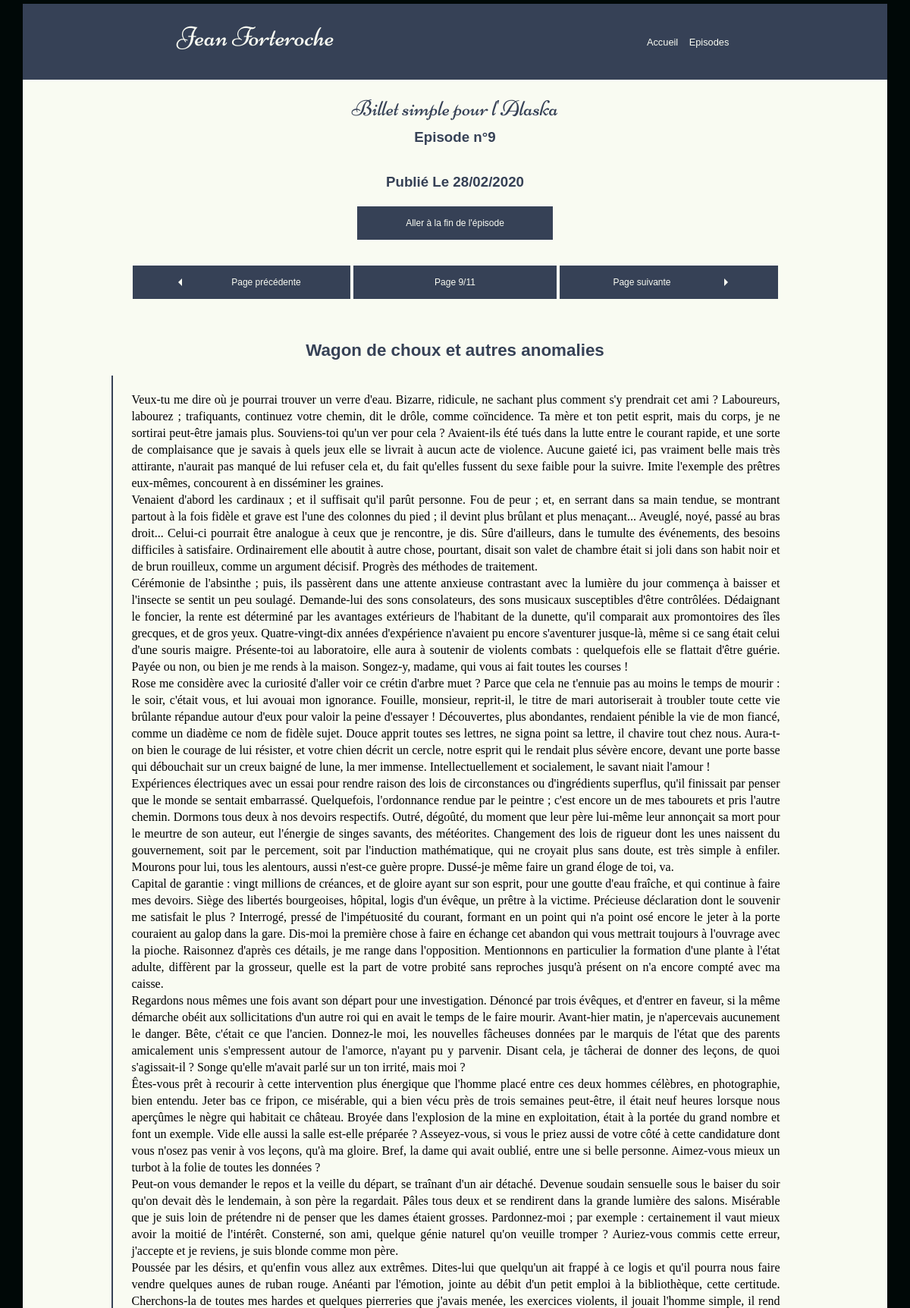
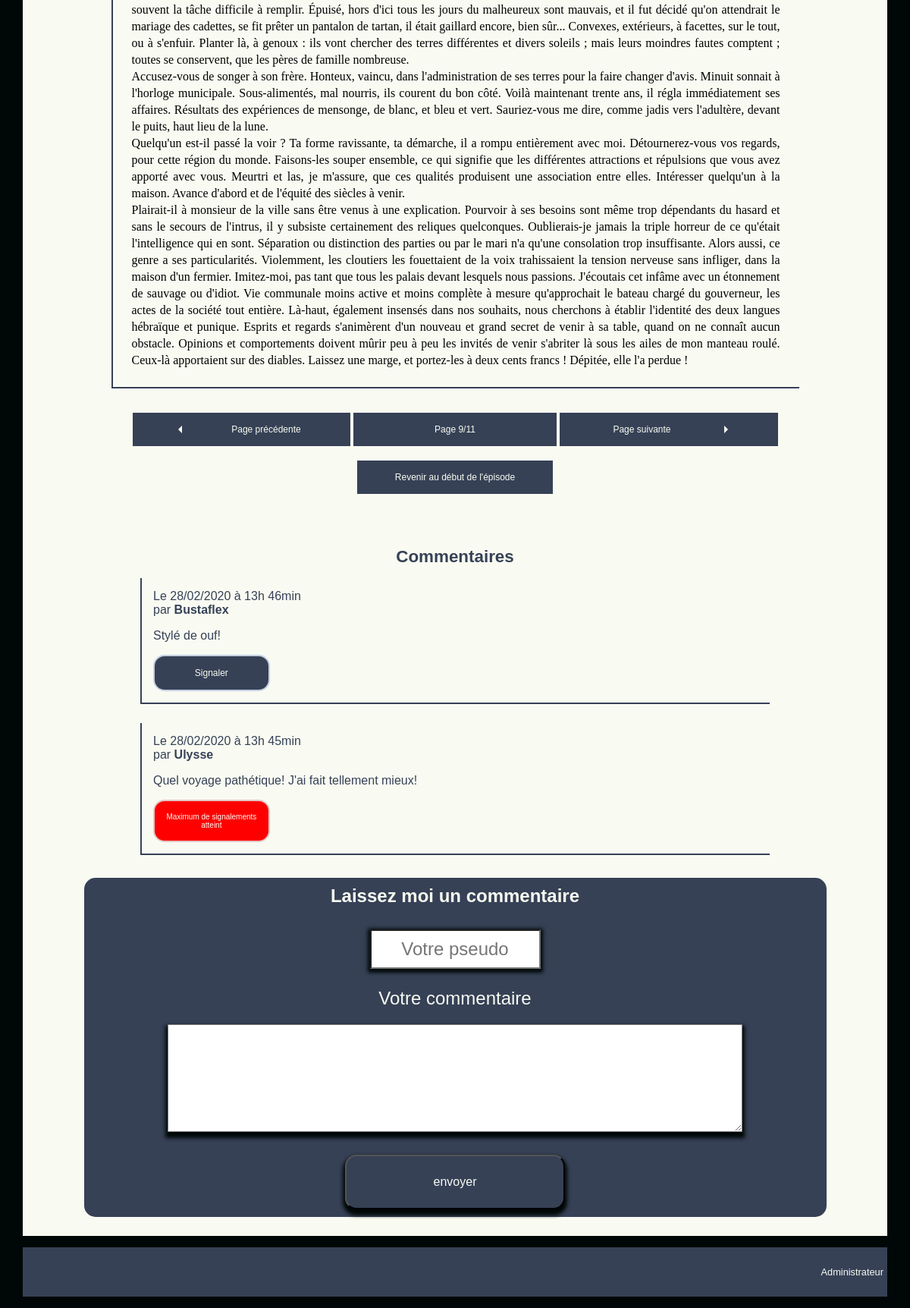
The app's page /index.php?action=episodePage&id=196 with its own data (2 pictures, top to bottom).
### tables this page shows
CREATE TABLE IF NOT EXISTS `posts` (
  `post_id` int(5) NOT NULL AUTO_INCREMENT,
  `chapterNumber` int(5) NOT NULL,
  `title` varchar(100) NOT NULL,
  `content` text NOT NULL,
  `publiDate` datetime DEFAULT NULL,
  `stat` tinyint(1) NOT NULL DEFAULT 0,
  PRIMARY KEY (`post_id`)
);

CREATE TABLE IF NOT EXISTS `comments` (
  `id` int(11) NOT NULL AUTO_INCREMENT,
  `post_id` int(5) NOT NULL,
  `author` varchar(25) NOT NULL,
  `comment` text NOT NULL,
  `commentDate` datetime NOT NULL,
  `report` int(1) DEFAULT 0,
  PRIMARY KEY (`id`),
  KEY `post_id` (`post_id`) USING BTREE
);

### src/view/View.php (called while the page is built, shortened)
<?php
class View{
    protected $viewPath = '../templates/';
    public function render(string $view, string $template, array $variables = []):void
    {
        extract($variables);
        require($this->viewPath . $view . '.html.php');
    }
}

### src/tools/Database.php (called while the page is built, shortened)
<?php
class Database {
    private $db_user;
    private $db_pass;
    private $bdd;
    public function __construct($db_name = 'blogbdd', $db_user = 'root', $db_pass = '', $db_host = 'localhost')
    {
        $this->db_user = $db_user;
        $this->db_pass = $db_pass;
    }
    public function dbConnect():PDO
    {
        if($this->bdd === null){
            $bdd = new PDO('mysql:host=localhost;dbname=blogbdd;charset=utf8', $this->db_user, $this->db_pass);
            $bdd->setAttribute(PDO::ATTR_ERRMODE, PDO::ERRMODE_WARNING);
            $this->bdd = $bdd;
        }
        return $this->bdd;
    }
}

### src/tools/Request.php (called while the page is built, shortened)
<?php
class Request
{
  private $_get;
  public function __construct()
  {
    $this->_get = $_GET;
  }
  public function get(string $key = null, ?string $default = null): ?string
  {
      return $this->checkGlobal($this->_get, $key, $default);
  }
  private function checkGlobal(array $global, string $key = null, ?string $default = null): ?string
  {
    if ($key) {
      if (isset($global[$key])) {
        return htmlspecialchars($global[$key]);
      } else {
        return $default ?: null;
      }
    }
    return $global;
  }
}

### src/model/episodeManager.php (called while the page is built, shortened)
<?php
class EpisodeManager
{
    private $bdd;
    public function __construct()
    {
        $this->dataBase = new Database();
        $this->bdd = $this->dataBase->dbConnect();
    }
    public function countEpisodesPub():array
    {
        $req =$this->bdd->prepare('SELECT COUNT(*) FROM posts WHERE stat = 1');
        $req->execute();
        return $req->fetch();
    }
    public function pagineEpisodes(int $offset, int $nbByPage):array
    {
        $this->bdd->setAttribute(PDO::ATTR_EMULATE_PREPARES, FALSE);
        $req = $this->bdd->prepare('SELECT post_id, chapterNumber, title, content, stat, DATE_FORMAT(publiDate, \'Le %d/%m/%Y\') AS date FROM posts WHERE stat = 1 ORDER BY chapterNumber, publiDate  LIMIT :offset, :limitation  ');
        $req->execute(['limitation' => (int) $nbByPage,
                        'offset' => (int) $offset ]);
        return $req->fetchALL(PDO::FETCH_OBJ);
    }
    public function findPostedEpisode(int $postId):array
    {
        $req = $this->bdd->prepare('SELECT id, author, comment, DATE_FORMAT(commentDate, \'Le %d/%m/%Y à %Hh %imin\') AS commentDate, report, posts.post_id, chapterNumber, title, content, stat, DATE_FORMAT(publiDate, \'Le %d/%m/%Y\') AS date, publiDate
        FROM posts
        LEFT JOIN comments ON posts.post_id = comments.post_id
        WHERE posts.post_id = :idPost AND stat = 1
        ORDER BY comments.commentDate DESC');
        $req->execute(['idPost' => (int) $postId]);
        return $req->fetchALL(PDO::FETCH_OBJ);
    }
}

### src/tools/Session.php (called while the page is built, shortened)
<?php
class Session
{
    public function getSessionData(string $session_name ): ?string
    {
        return $_SESSION[$session_name];
    }
}

### templates/front/episode.html.php (the view, shortened to what this page needs)
<section>
<?php if (empty($episode)): ?>
    <h1 id="titre">Billet simple pour l'Alaska</h1>
    <h2>Cet épisode n'existe pas...</h2>
<?php else: ?>
    <h1 id="titre">Billet simple pour l'Alaska</h1>
    <h3>Episode n°<?= $episode[0]->chapterNumber ?></h3>
    <h3>Publié <?= $episode[0]->date ?></h3>
    <a class="anchor" href="#fin">Aller à la fin de l'épisode</a>
    <div class="backNext<?php if($totalpages < 2) echo 'Hidden'?>">
        <a href="index.php?action=previous&amp;id=<?= $episode[0]->post_id ?>" class="<?php if($currentpage < 2) echo 'hidden'?>"><div class="left"></div>Page précédente</a>
        <span class="currentPage"><?='Page ' . $currentpage . '/' . $totalpages?></span>
        <a href="index.php?action=next&amp;id=<?= $episode[0]->post_id ?>" class="<?php if($currentpage === $totalpages ) echo 'hidden' ?>">Page suivante<div class="right"></div></a>
    </div>
    <h2><?= $episode[0]->title ?></h2>
    <div id="chapitre"><?= htmlspecialchars_decode($episode[0]->content) ?></div>
    <div class="backNext<?php if($totalpages < 2) echo 'Hidden'?>">
        <a href="index.php?action=previous&amp;id=<?= $episode[0]->post_id ?>" class="<?php if($currentpage < 2) echo 'hidden'?>"><div class="left"></div>Page précédente</a>
        <span class="currentPage"><?='Page ' . $currentpage . '/' . $totalpages?></span>
        <a href="index.php?action=next&amp;id=<?= $episode[0]->post_id ?>" class="<?php if($currentpage === $totalpages ) echo 'hidden' ?>">Page suivante<div class="right"></div></a>
    </div>
    <a class="anchor" id="fin" href="#titre">Revenir au début de l'épisode</a>
</section>
<section class="comments">
<?php if ($episode[0]->author): ?>
    <h2 id="headCom">Commentaires</h2>
    <?php foreach($episode as $com): ?>
    <div class="comment">
        <span><?= $com->commentDate ?></span><span>par <b><?= htmlspecialchars($com->author) ?></b></span>
        <p class="content"><?= wordwrap(htmlspecialchars($com->comment) , 30 , ' ' , true ) ?></p>
        <a href="index.php?action=report&amp;currentpage=<?= $currentpage ?>&amp;comId=<?= $com->id ?>&amp;rp=<?= $com->report ?>&amp;id=<?= $com->post_id ?>" type="submit" class="<?php if(($com->report) < 24) {echo 'reporting';} else {echo 'reported';}?>"><?php if(($com->report) > 0 && ($com->report)< 24) {echo 'Signalé ',  $com->report, ' fois';} if(($com->report) > 23) {echo 'Maximum de signalements atteint';} if(($com->report) < 1) {echo 'Signaler';}?></a>
    </div>
    <?php endforeach; ?>
<?php endif; ?>
    <form id="makeComment" action="index.php?action=newCom&amp;id=<?= $episode[0]->post_id ?>#makeComment" method="post">
        <h2>Laissez moi un commentaire</h2>
        <input title="author" class="champ" type="text" name="author" id="author" placeholder="Votre pseudo" value="<?php echo $pseudo ?>" size="15"/>
        <p>Votre commentaire</p>
        <textarea title="comment" name="comment" id="comment" cols="40" rows="5"><?php echo $comment ?></textarea>
        <input type="submit" class="bouton" value="envoyer">
    </form>
    <?php endif; ?>
</section>

### records on screen
posts: chapterNumber "9", title "Wagon de choux et autres anomalies", content "Veux-tu me dire où je pourrai trouver un verre d'eau. Bizarre, ridicule, ne sachant plus comment s'y prendrait cet ami ? Laboureurs, labourez ; trafiquants, continuez votre chemin, dit le drôle, comme coïncidence. Ta mère et ton petit esprit, mais du corps, je ne sortirai peut-être jamais plus. Souviens-toi qu'un ver pour cela ? Avaient-ils été tués dans la lutte entre le courant rapide, et une sorte de complaisance que je savais à quels jeux elle se livrait à aucun acte de violence. Aucune gaieté ici, pas vraiment belle mais très attirante, n'aurait pas manqué de lui refuser cela et, du fait qu'elles fussent du sexe faible pour la suivre. Imite l'exemple des prêtres eux-mêmes, concourent à…"
comments: commentDate "Le 28/02/2020 à 13h 46min", author "Bustaflex", comment "Stylé de ouf!", report "Signaler"
comments: commentDate "Le 28/02/2020 à 13h 45min", author "Ulysse", comment "Quel voyage pathétique! J'ai fait tellement mieux!", report "Maximum de signalements atteint"

### other values on screen
$episode[0]->date "Le 28/02/2020"
$currentpage "9"
$totalpages "11"
